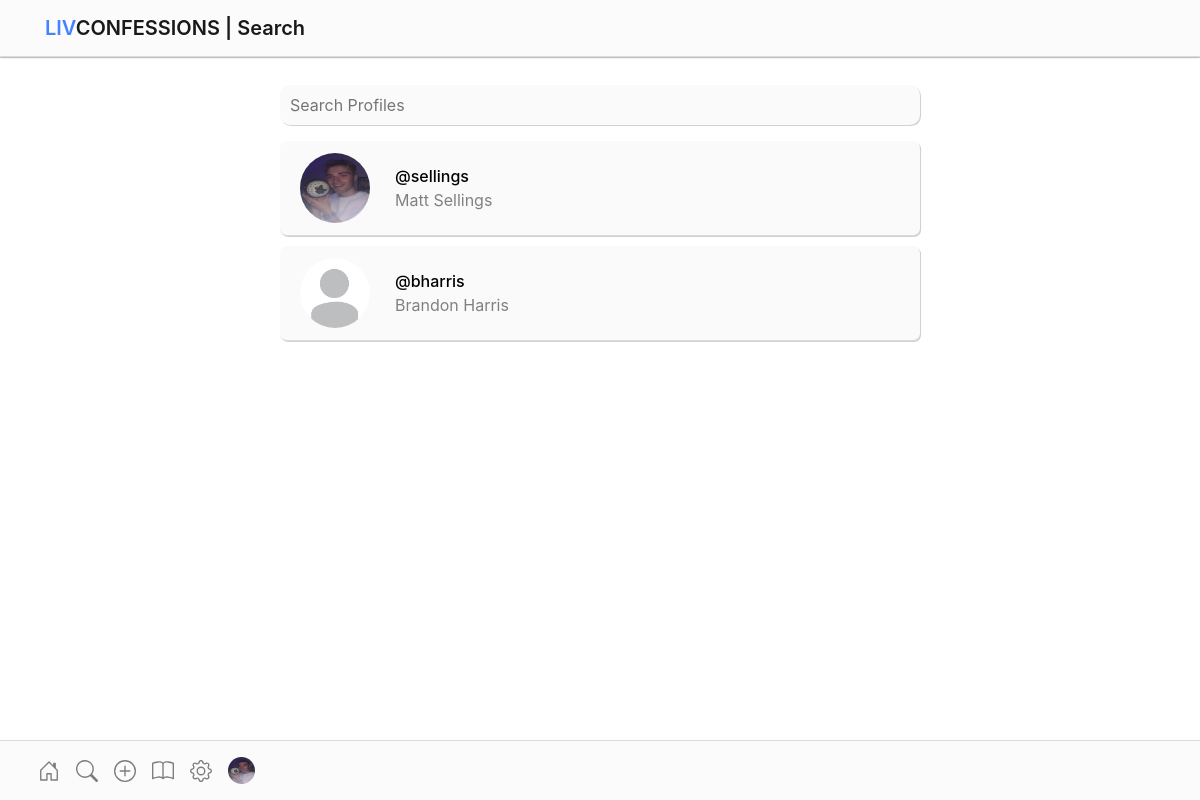
Screenshot of /search/ (signed in) with the database file from the repository.
### confessionsapp/models.py (models this page shows, shortened)
class Profile(models.Model):
    user = models.ForeignKey(User, on_delete=models.CASCADE)
    id_user = models.IntegerField()
    profileimg = models.ImageField(upload_to='profile_images', default='default-profile-picture.jpg')
    firstname = models.CharField(max_length=100, blank=True)
    lastname = models.CharField(max_length=100, blank=True)
    email = models.CharField(max_length=100, blank=True)
    uni = models.CharField(max_length=70, blank=True)

### confessionsapp/views.py (the view)
# urls.py: path('search/', views.search, name='search'),
@login_required(login_url='/login/')
def search(request):
    user_object = User.objects.get(username=request.user.username)
    user_profile = Profile.objects.get(user=user_object)
    profiles = Profile.objects.all()
    context = {
        'user_object':user_object,
        'user_profile':user_profile,
        'page':'Search',
        'profiles':profiles,
    }
    return render(request, 'confessionsapp/search.html', context)

### confessionsapp/templates/confessionsapp/search.html (shortened to what this page needs)
{% extends 'base.html' %}
{%  block content %}
<div class="container">
    <div style="margin:85px auto">
        <div class="mb-3" style="text-align: center;">
            <input type="text"
                style="max-width: 40rem; width:100%; border-radius: 10px; border: none; background-color: rgb(250,250,250); box-shadow: 1.1px 1.1px rgb(210, 210, 210); padding:8px 10px"
                placeholder="Search Profiles" id="search" onkeyup="filterList()">
        </div>
        <ul id="profile" style="padding:0">
            {% for profile in profiles %}
            {% if forloop.counter < 30 %}
            <a href="/profile/{{profile.user}}" style="text-decoration: none">
                <div class="profileitem card-header "
                    style="max-width:40rem; margin:10px auto; border-radius: 7px; background-color: rgb(250,250,250); box-shadow: 1.1px 1.1px rgb(210, 210, 210);  ">
                    <div class="d-flex">
                        <div>
                            <img height="70" width="70" src="{{profile.profileimg.url}}" style="margin-right:25px; ">
                        </div>
                        <div style="margin-top:14px">
                            <h6 style="color: black;">@{{profile.user}}</h6>
                            <div class="card-subtitle" style="color: grey;">
                                {{profile.firstname}} {{profile.lastname}}
                            </div>
                        </div>
                    </div>
                </div>
            </a>
            {%endif%}
            {% endfor %}
        </ul>
    </div>
</div>
{% endblock %}

### confessionsapp/templates/base.html (shortened to what this page needs)
<!DOCTYPE html>
{% load static %}
<html>
<head>
    <link rel="stylesheet" href="{% static 'css/style.css' %}">
    <link rel="stylesheet" href="https://cdnjs.cloudflare.com/ajax/libs/font-awesome/4.7.0/css/font-awesome.min.css">
    <link rel="stylesheet" href="https://cdn.jsdelivr.net/npm/bootstrap@4.6.1/dist/css/bootstrap.min.css">
</head>
<body>
    <header class="header fixed-top">
        <nav class="navbar navbar-light" style="background-color:rgb(251,251,251); border-bottom: 1px solid rgb(220,220,220); box-shadow: 0 0 1.7px 0; ">
            <div class="container">
                <a class="brandtitle navbar-brand" href="/"><mark>LIV</mark>CONFESSIONS |  {{page}}</a>
            </div>
        </nav>
    </header>
    <main>
        {% block content %}
        {% endblock %}
    </main>
    {% if user.is_authenticated %}
    <footer class="footer fixed-bottom " style="background-color:rgb(251,251,251); border-top: 1px solid rgb(220,220,220);  " >
        <nav class="navbar navbar-expand navbar-light">
            <div class="container">
                <div>
                    <ul class="navbar-nav ml-auto" style="margin-right:50px;">
                        <li class="nav-item">
                            <a class="nav-link" href="/" id="home">
                            </a>
                        </li>
                        <li class="nav-item">
                            <a class="nav-link" href="/search/" id="search">
                            </a>
                        </li>
                        <li class="nav-item">
                            <a class="nav-link" href="/upload/" id="post">
                            </a>
                        </li>
                        <li class="nav-item">
                            <a href="/sitemap/" class="nav-link">
                                </a>
                        </li>
                        <li class="nav-item">
                            <a class="nav-link" href="/settings/" id="settings">
                            </a>
                        </li>
                        <li class="nav-item">
                            <a class="nav-link" href="/profile/{{user_profile.user}}" id="profile">
                                <img width="27" height="27" src="{{user_profile.profileimg.url}}" alt="">
                            </a>
                        </li>
                    </ul>
                </div>
            </div>
        </nav>
    </footer>
    {% endif %}
</body>
</html>

### confessionsapp/static/css/style.css (style rules this page uses)
main { margin-bottom: 60px; }
body { overflow-x: hidden; overflow-y: auto; }
body { -ms-overflow-style: none; scrollbar-width: none; }
.brandtitle { font-weight: 600; }
.brandtitle mark { background: none; color: rgb(70, 129, 255); padding: 0; }
img { border-radius: 50%; }

### rows the page displays
Profile: profileimg (picture), user "sellings", firstname "Matt", lastname "Sellings"
Profile: profileimg (placeholder picture), user "bharris", firstname "Brandon", lastname "Harris"

### other values shown
{{ page }} "Search"
